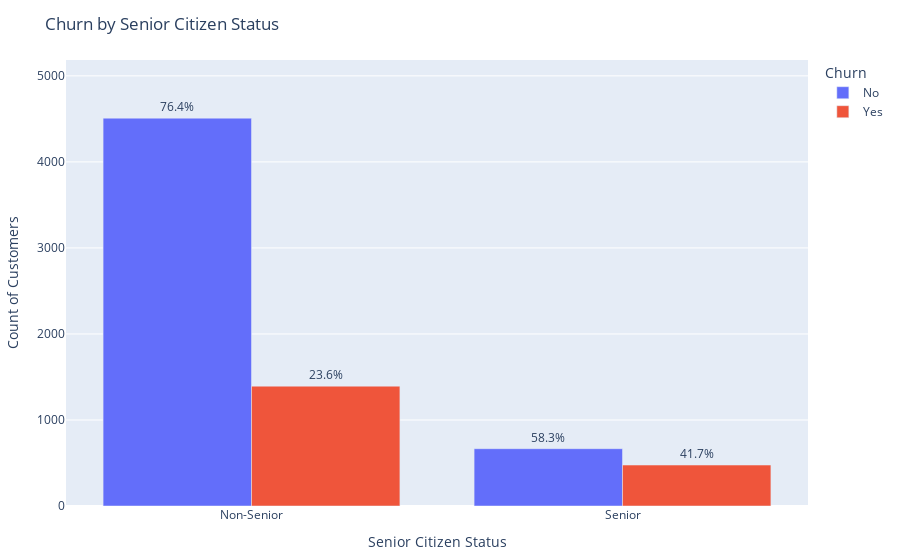

The cell this chart's notebook holds for it:
### Markdown cell above
## Senior Citizen by Churn Analysis

**Senior citizens churn at a much higher rate**

* Among Senior Citizens (the right-hand bin), the red (“Yes”) and blue (“No”) bars are roughly equal. So about 50% of senior customers are churning.

* By contrast, Non-Senior Citizens, only about 25% are churning (the red bar is a quarter of the total height).

So, being a senior citizen roughly doubles a customer’s churn probability.

**Low cardinality — treat as categorical**

* Since the SeniorCitizen feature only takes values 0 or 1, a histogram is overkill. Let's find another plot that is clearer and easier to read.

### Code cell
# Grouped Bar Chart for Churn by Senior Citizen Status

# 1. Aggregate counts
senior_df = (
    df
    .groupby(['SeniorCitizen', 'Churn'])
    .size()
    .reset_index(name='count')
)

# 2. Compute percentage within each SeniorCitizen group
senior_df['percentage'] = (
    senior_df
    .groupby('SeniorCitizen')['count']
    .transform(lambda x: x / x.sum() * 100)
)

# 3. Map 0/1 to labels for readability
senior_df['SeniorStatus'] = senior_df['SeniorCitizen'].map({
    0: 'Non-Senior',
    1: 'Senior'
})

fig = px.bar(
    senior_df,
    x='SeniorStatus',
    y='count',
    color='Churn',
    barmode='group',
    text=senior_df['percentage'].map(lambda p: f"{p:.1f}%"),
    title='Churn by Senior Citizen Status',
    labels={'count': 'Customer Count', 'SeniorStatus': 'Senior Citizen Status'}
)

fig.update_traces(textposition='outside')  # or 'auto'
fig.update_layout(yaxis_title='Count of Customers', uniformtext_minsize=12)
# a) Turn off clipping so outside text can escape the plot area:
fig.for_each_trace(lambda t: t.update(cliponaxis=False))

# b) Pad the y-axis limit so there's space above the tallest bar:
max_count = senior_df['count'].max()
fig.update_layout(
    yaxis=dict(range=[0, max_count * 1.15]),     
    margin=dict(t=60, b=40, l=60, r=40)          
)

fig.show()

### Figure 1 — Plotly figure (JSON) as saved in the notebook; plotly's stock layout.template omitted (floating-point values rounded to 4 significant figures)
{"data": [{"alignmentgroup": "True", "cliponaxis": false, "hovertemplate": "Churn=No<br>Senior Citizen Status=%{x}<br>Customer Count=%{y}<br>text=%{text}<extra></extra>", "legendgroup": "No", "marker": {"color": "#636efa", "pattern": {"shape": ""}}, "name": "No", "offsetgroup": "No", "orientation": "v", "showlegend": true, "text": ["76.4%", "58.3%"], "textposition": "outside", "type": "bar", "x": ["Non-Senior", "Senior"], "xaxis": "x", "y": [4508, 666], "yaxis": "y"}, {"alignmentgroup": "True", "cliponaxis": false, "hovertemplate": "Churn=Yes<br>Senior Citizen Status=%{x}<br>Customer Count=%{y}<br>text=%{text}<extra></extra>", "legendgroup": "Yes", "marker": {"color": "#EF553B", "pattern": {"shape": ""}}, "name": "Yes", "offsetgroup": "Yes", "orientation": "v", "showlegend": true, "text": ["23.6%", "41.7%"], "textposition": "outside", "type": "bar", "x": ["Non-Senior", "Senior"], "xaxis": "x", "y": [1393, 476], "yaxis": "y"}], "layout": {"barmode": "group", "legend": {"title": {"text": "Churn"}, "tracegroupgap": 0}, "margin": {"b": 40, "l": 60, "r": 40, "t": 60}, "title": {"text": "Churn by Senior Citizen Status"}, "uniformtext": {"minsize": 12}, "xaxis": {"anchor": "y", "domain": [0, 1], "title": {"text": "Senior Citizen Status"}}, "yaxis": {"anchor": "x", "domain": [0, 1], "range": [0, 5184.0], "title": {"text": "Count of Customers"}}}}
